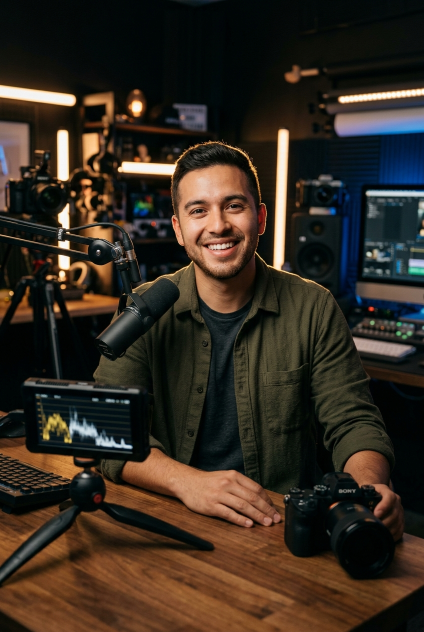
#> input picture src/assets/creators/creator-1.jpg, 848 x 1264 px (shown at 1/2 size)
$ python -i measured_color_aperture_review.py   (imports and definitions only)
#> lines starting #> are read from the running program, lines starting #| are printed output that depends on the picture; after the words box and inside, x2 and y2 are one past the last pixel; in counts of white or black regions, pixels touching at a corner belong together
#> further down, picture is the input picture: shape (1264, 848, 3); mean B, G, R 33.4, 43.6, 53.5
"""Explicit local Gaming review measurement. Not a normal Auto default.
Scans the entire hue circle, not one source's color or location. A contour hole
must independently enclose a near-rectangle. Does not union crossing rectangles.
"""
import cv2,numpy as np,hashlib,json,sys

def apertures(frame):
 h,w=frame.shape[:2];hsv=cv2.cvtColor(frame,cv2.COLOR_BGR2HSV);out=[];hue=hsv[:,:,0].astype(np.int16);saturated=(hsv[:,:,1]>160)&(hsv[:,:,2]>50)
#> after `h, w = frame.shape[:2]`: h = 1264; w = 848
#> after `hsv = cv2.cvtColor(frame, cv2.COLOR_BGR2HSV)`: hsv: shape (1264, 848, 3); mean H, S, V 50, 151.3, 59.2
#> after `hue = hsv[:, :, 0].astype(np.int16)`:
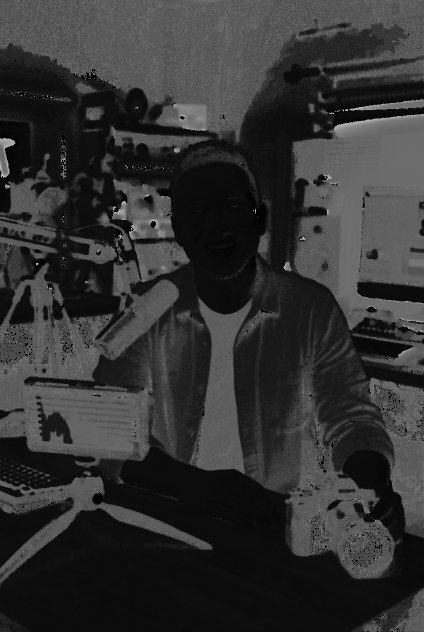
#> hue: shape (1264, 848) int16 (shown at 1/2 size); min 0, max 179, mean 50
#> after `saturated = (hsv[:, :, 1] > 160) & (hsv[:, :, 2] > 50)`:
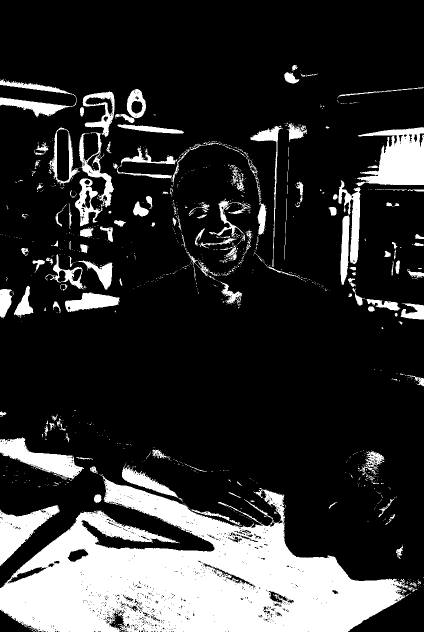
#> saturated: shape (1264, 848) bool (shown at 1/2 size); 19.6% white; 1117 white regions (956 under 20 px), largest, box (x1, y1, x2, y2) and area: (0, 952, 830, 1264) 136261, (713, 254, 848, 372) 9942, (0, 1010, 120, 1132) 5923
 pixels=frame.astype(np.int16);gx=np.max(np.abs(pixels[:,1:]-pixels[:,:-1]),axis=2)>35;gy=np.max(np.abs(pixels[1:]-pixels[:-1]),axis=2)>35;band=max(2,round(min(w,h)*.006))
#> after `gx = np.max(np.abs(pixels[:, 1:] - pixels[:, :-1]), axis=2) > 35`:
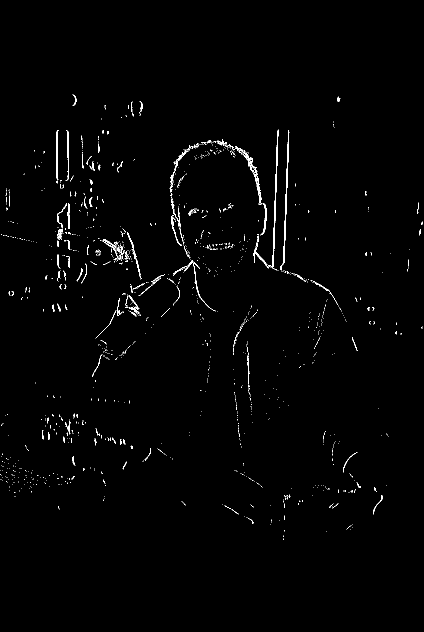
#> gx: shape (1264, 847) bool (shown at 1/2 size); 1% white in thin lines or dots, all inside (x1, y1, x2, y2) = (0, 189, 845, 1080)
#> after `gy = np.max(np.abs(pixels[1:] - pixels[:-1]), axis=2) > 35`:
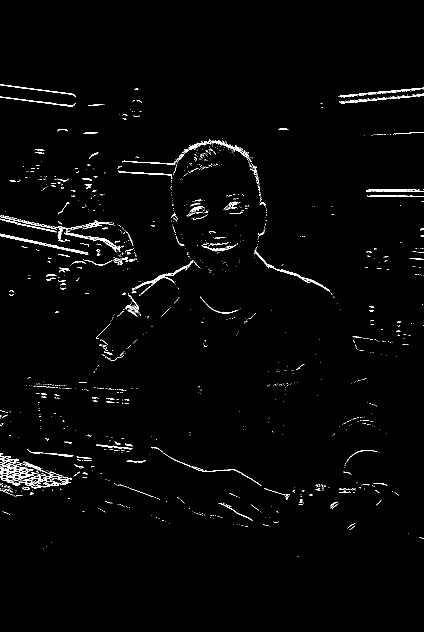
#> gy: shape (1263, 848) bool (shown at 1/2 size); 1.6% white in thin lines or dots, all inside (x1, y1, x2, y2) = (0, 169, 848, 1114)
#> after `band = max(2, round(min(w, h) * 0.006))`: band = 5
 for width in [30,45,60]:
  for center in range(0,180,10):
   delta=np.abs(hue-center);delta=np.minimum(delta,180-delta);mask=((delta<=width/2)&saturated).astype(np.uint8)*255
   contours,hierarchy=cv2.findContours(mask,cv2.RETR_TREE,cv2.CHAIN_APPROX_SIMPLE)
   if hierarchy is None:continue
   for i,c in enumerate(contours):
    x,y,rw,rh=cv2.boundingRect(c);area=cv2.contourArea(c)
    if hierarchy[0][i][3]<0 or not(.008<=area/(w*h)<=.2 and .06<=rw/w<=.5 and .06<=rh/h<=.5 and .6<=rw/rh<=2.4 and area/(rw*rh)>=.9):continue
    xx=x+rw-1;yy=y+rh-1
    strips=[mask[max(0,y-band):min(h,y+band+1),x:xx+1].max(0),mask[max(0,yy-band):min(h,yy+band+1),x:xx+1].max(0),mask[y:yy+1,max(0,x-band):min(w,x+band+1)].max(1),mask[y:yy+1,max(0,xx-band):min(w,xx+band+1)].max(1)]
    score=float(min((a>0).mean()for a in strips))
    edges=[gy[max(0,y-band):min(h-1,y+band+1),x:xx+1].max(0),gy[max(0,yy-band):min(h-1,yy+band+1),x:xx+1].max(0),gx[y:yy+1,max(0,x-band):min(w-1,x+band+1)].max(1),gx[y:yy+1,max(0,xx-band):min(w-1,xx+band+1)].max(1)]
    edge=float(min(a.mean()for a in edges))
    if score<.85 or edge<.7:continue
    box={'x':x/w,'y':y/h,'w':rw/w,'h':rh/h}
    if not any(max(abs(a['box'][k]-box[k])for k in box)<.002 for a in out):out.append({'box':box,'rectangularity':area/(rw*rh),'side_coverage':score,'edge_coverage':edge,'color_window':{'center':center,'width':width}})
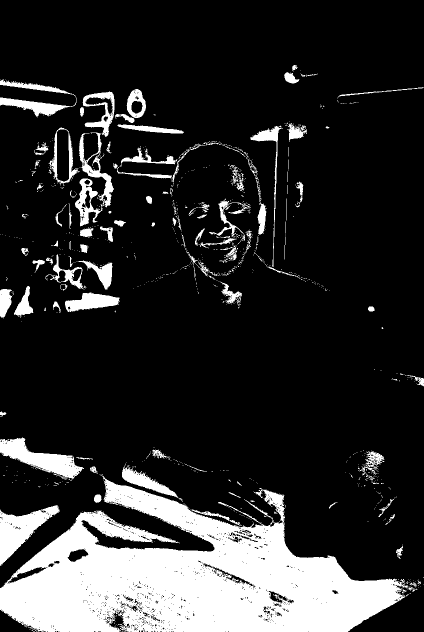
#> mask: shape (1264, 848) (shown at 1/2 size); 17.7% white; 1013 white regions (888 under 20 px), largest, box (x1, y1, x2, y2) and area: (0, 952, 830, 1264) 136261, (0, 1010, 120, 1132) 5923, (0, 875, 168, 959) 5649
#> after the loop, out = []
 return out

def run(video,track):
 cap=cv2.VideoCapture(video);fps=cap.get(cv2.CAP_PROP_FPS);duration=cap.get(cv2.CAP_PROP_FRAME_COUNT)/fps;rows=[]
 if not(np.isfinite(duration)and 6<=duration<=30):cap.release();raise ValueError('Only bounded6to30second local review')
 width=cap.get(cv2.CAP_PROP_FRAME_WIDTH);height=cap.get(cv2.CAP_PROP_FRAME_HEIGHT)
 if width*height*min(32,max(8,int(duration)+1))>12000000:cap.release();raise ValueError('Local review pixel budget exceeded')
 if any(not np.isfinite(z.get('time',float('nan')))or z['time']<0 or z['time']>=duration for z in track['raw_samples']):cap.release();raise ValueError('Face sample clock outside source review')
 for t in np.linspace(0,max(0,duration-.1),min(32,max(8,int(duration)+1))):
  cap.set(cv2.CAP_PROP_POS_MSEC,float(t)*1000);ok,frame=cap.read()
  if ok:rows.append({'time':float(t),'apertures':apertures(frame)})
 cap.release();proposals=[]
 for row in rows:
  for r in row['apertures']:
   seed=r['box'];observed=[]
   for z in rows:
    matches=[q for q in z['apertures']if max(abs(q['box'][k]-seed[k])for k in seed)<.004]
    if matches:observed.append(min(matches,key=lambda q:max(abs(q['box'][k]-seed[k])for k in seed)))
   if len(observed)<max(6,len(rows)*.85):continue
   box={k:float(np.median([q['box'][k]for q in observed]))for k in seed}
   if not any(all(abs(q['box'][k]-box[k])<1e-9 for k in box)for q in observed):continue
   anchors=[];competing=0
   for s in track['raw_samples']:
    fs=[f for f in s['faces']if f['confidence']>=.8 and f['x']>=box['x'] and f['y']>=box['y'] and f['x']+f['width']<=box['x']+box['w'] and f['y']+f['height']<=box['y']+box['h']]
    if len(fs)>1:competing+=1
    elif len(fs)==1:anchors.append({'time':s['time'],'track_id':fs[0].get('track_id')})
   if competing or len(anchors)<max(6,len(track['raw_samples'])*.25):continue
   if not any(max(abs(p['box'][k]-box[k])for k in box)<.002 for p in proposals):proposals.append({**r,'box':box,'anchor_samples':len(anchors),'anchor_observations':anchors,'observed_frames':len(observed),'sampled_frames':len(rows)})
 def contains(a,b):
  x=a['box'];y=b['box'];return a['observed_frames']>=b['observed_frames'] and {(z['time'],z['track_id'])for z in a['anchor_observations']}=={(z['time'],z['track_id'])for z in b['anchor_observations']} and x['x']<=y['x'] and x['y']<=y['y'] and x['x']+x['w']>=y['x']+y['w'] and x['y']+x['h']>=y['y']+y['h'] and x!=y
 proposals=[p for p in proposals if not any(q is not p and contains(q,p)for q in proposals)]
 with open(video,'rb')as source:
  digest=hashlib.sha256()
  for chunk in iter(lambda:source.read(1024*1024),b''):digest.update(chunk)
 return {'schema_version':3,'local_review_only':True,'not_genre_proof':True,'not_real_person_proof':True,'source_start':0,'source_end':duration,'duration_seconds':duration,'sample_clock':'interval-relative','method':'closed-color-aperture-v1','source_sha256':digest.hexdigest(),'status':'measured-rectangle'if len(proposals)==1 else'unresolved','proposals':proposals,'observations':rows,'limits':['Not normal Gaming acceptance or real-person/video-aperture proof','Independent contour-hole rectangle, never a union or arbitrary crossing-box winner','All hue locations scanned; same side, edge, time and face thresholds retained','Optional local visual/geometry candidate only; no normal default, highlight, action/HUD safety or heldout-creator proof']}
# [2 lines not run here, left out]

>>> import cv2
>>> picture = cv2.imread('../../src/assets/creators/creator-1.jpg')
>>> result = apertures(picture)
#> result = []

$ run again, on src/assets/creators/creator-2.jpg
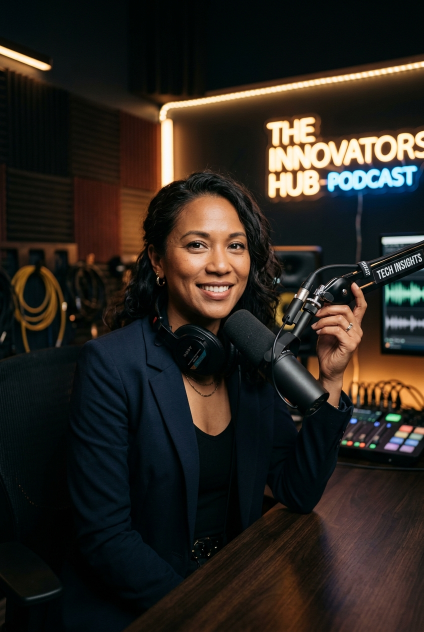
#> input picture src/assets/creators/creator-2.jpg, 848 x 1264 px (shown at 1/2 size)
#> picture is the input picture: shape (1264, 848, 3); mean B, G, R 31.4, 37, 42.1
#> hsv: shape (1264, 848, 3); mean H, S, V 59.6, 155, 49.1
#> in apertures, `saturated = (hsv[:, :, 1] > 160) & (hsv[:, :, 2] > 50)`:
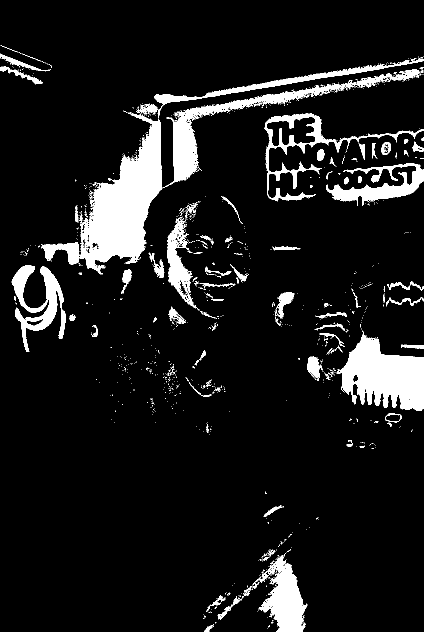
#> saturated: shape (1264, 848) bool (shown at 1/2 size); 9.7% white; 1127 white regions (1027 under 20 px), largest, box (x1, y1, x2, y2) and area: (82, 138, 843, 549) 37754, (673, 662, 848, 822) 16287, (517, 1110, 615, 1264) 7625
#> gx: shape (1264, 847) bool; 1.2% white in thin lines or dots, all inside (x1, y1, x2, y2) = (0, 91, 847, 1125)
#> gy: shape (1263, 848) bool; 1.3% white in thin lines or dots, all inside (x1, y1, x2, y2) = (0, 89, 848, 1122)
#> after the loop in apertures, `for width in [30,45,60]:`:
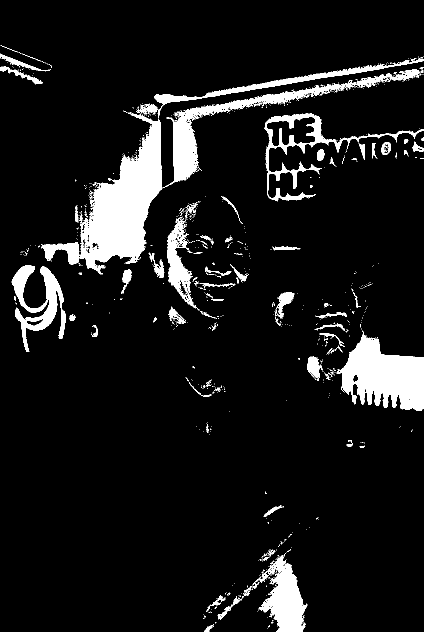
#> mask: shape (1264, 848) (shown at 1/2 size); 8.9% white; 894 white regions (807 under 20 px), largest, box (x1, y1, x2, y2) and area: (82, 138, 843, 549) 37754, (673, 662, 848, 822) 16287, (517, 1110, 615, 1264) 7625
#> after the loop in apertures, `for width in [30,45,60]:`: out = []

$ run again, on src/assets/creators/creator-3.jpg
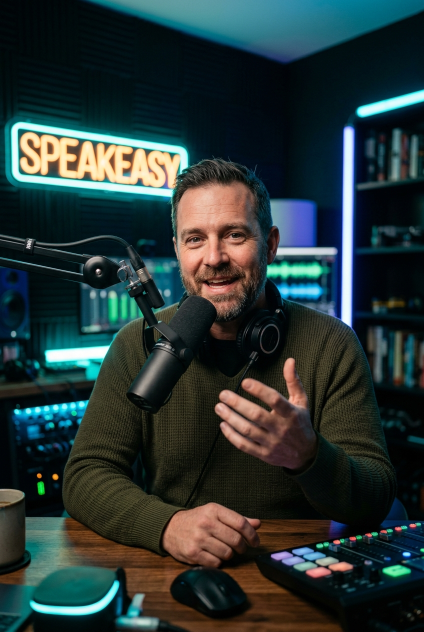
#> input picture src/assets/creators/creator-3.jpg, 848 x 1264 px (shown at 1/2 size)
#> picture is the input picture: shape (1264, 848, 3); mean B, G, R 53.9, 54.6, 40.5
#> hsv: shape (1264, 848, 3); mean H, S, V 71.7, 176.4, 66.3
#> in apertures, `saturated = (hsv[:, :, 1] > 160) & (hsv[:, :, 2] > 50)`:
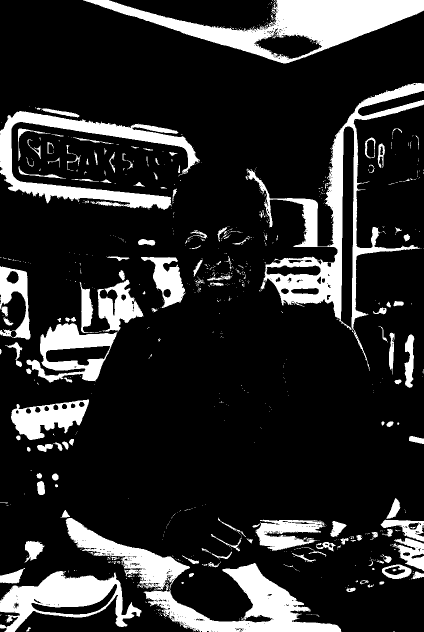
#> saturated: shape (1264, 848) bool (shown at 1/2 size); 16.9% white; 889 white regions (743 under 20 px), largest, box (x1, y1, x2, y2) and area: (166, 0, 848, 127) 30024, (493, 166, 848, 742) 28379, (0, 222, 400, 420) 19306
#> gx: shape (1264, 847) bool; 1.3% white in thin lines or dots, all inside (x1, y1, x2, y2) = (8, 214, 842, 1226)
#> gy: shape (1263, 848) bool; 1.9% white in thin lines or dots, all inside (x1, y1, x2, y2) = (0, 177, 848, 1231)
#> after the loop in apertures, `for width in [30,45,60]:`:
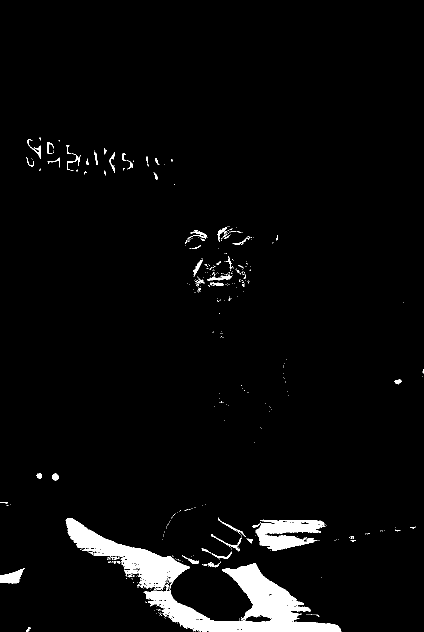
#> mask: shape (1264, 848) (shown at 1/2 size); 3.7% white; 415 white regions (364 under 20 px), largest, box (x1, y1, x2, y2) and area: (287, 1126, 683, 1264) 18599, (131, 1036, 380, 1180) 10399, (505, 1039, 651, 1102) 4967
#> after the loop in apertures, `for width in [30,45,60]:`: out = []

$ run again, on src/assets/creators/creator-4.jpg
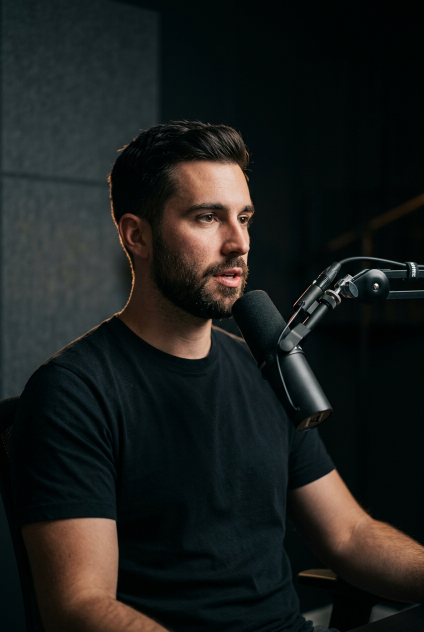
#> input picture src/assets/creators/creator-4.jpg, 848 x 1264 px (shown at 1/2 size)
#> picture is the input picture: shape (1264, 848, 3); mean B, G, R 28.3, 29.9, 27.3
#> hsv: shape (1264, 848, 3); mean H, S, V 78.1, 153.9, 35.1
#> in apertures, `saturated = (hsv[:, :, 1] > 160) & (hsv[:, :, 2] > 50)`:
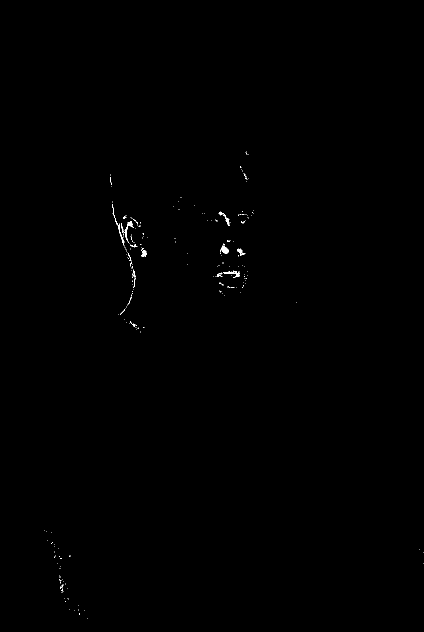
#> saturated: shape (1264, 848) bool (shown at 1/2 size); 0.16% white in thin lines or dots, all inside (x1, y1, x2, y2) = (89, 302, 847, 1238)
#> gx: shape (1264, 847) bool; 0.54% white in thin lines or dots, all inside (x1, y1, x2, y2) = (7, 239, 837, 1241)
#> in apertures, `gy = np.max(np.abs(pixels[1:] - pixels[:-1]), axis=2) > 35`:
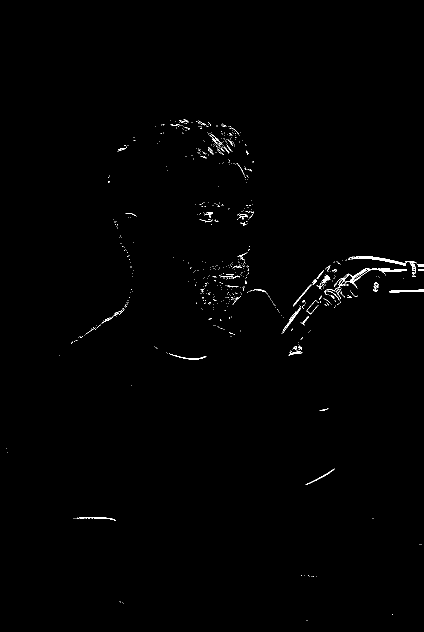
#> gy: shape (1263, 848) bool (shown at 1/2 size); 0.52% white in thin lines or dots, all inside (x1, y1, x2, y2) = (12, 238, 848, 1242)
#> after the loop in apertures, `for width in [30,45,60]:`: out = []
